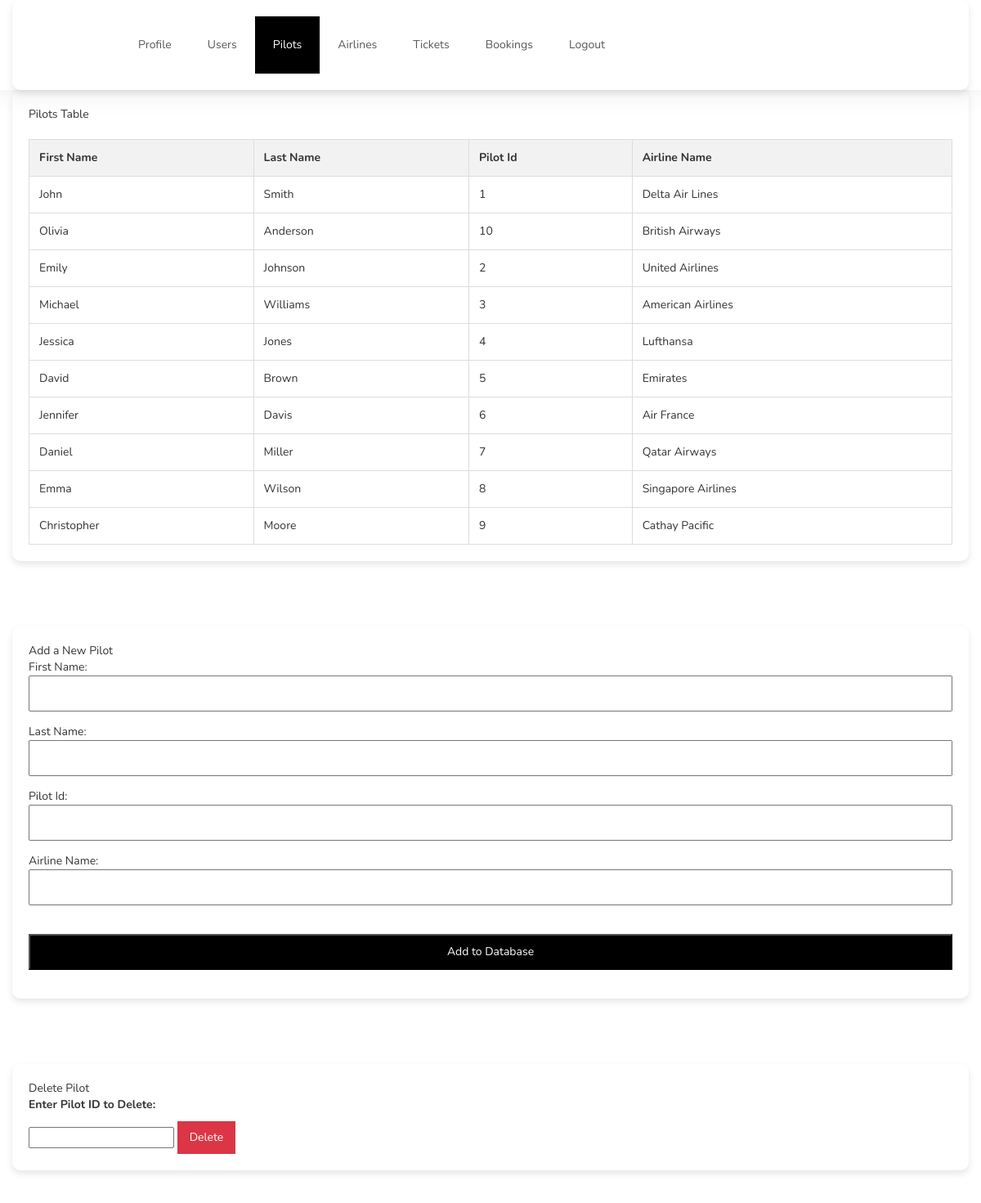
The app's page /airline2/pilot.php with its own data.
### tables this page shows
CREATE TABLE `pilots` (
  `first_name` varchar(30) DEFAULT NULL,
  `last_name` varchar(30) DEFAULT NULL,
  `pilot_id` varchar(30) NOT NULL,
  `airline_name` varchar(30) DEFAULT NULL
);

### airline2/pilot.php (the view, shortened to what this page needs)
<!DOCTYPE html>
<html lang="en">
<head>
    <link rel="stylesheet" href="css/bootstrap.min.css">
    <link rel="stylesheet" href="css/font-awesome.min.css">
    <link rel="stylesheet" href="css/owl.carousel.css">
    <link rel="stylesheet" href="css/owl.theme.default.min.css">
    <link rel="stylesheet" href="css/style.css">
</head>
<body id="top" data-spy="scroll" data-target=".navbar-collapse" data-offset="50">
    <section class="navbar custom-navbar navbar-fixed-top navbar-custom" role="navigation">
        <div class="container">
            <div class="collapse navbar-collapse">
                <ul class="nav navbar-nav navbar-nav-first">
                    <li><a href="admin_home.php">Profile</a></li>
                    <li><a href="users.php">Users</a></li>
                    <li class="active"><a href="pilot.php">Pilots</a></li>
                    <li><a href="airlines.php">Airlines</a></li>
                    <li><a href="admin_tickets.php">Tickets</a></li>
                    <li><a href="booked_flights.php">Bookings</a></li>
                    <li><a href="login.php">Logout</a></li>
                </ul>
            </div>
        </div>
    </section>
    <section id="section1">
        <div class="container">
            <div class="title">Pilots Table</div>
            <?php
            require_once('dbconnect.php');
            $sql = "SELECT * FROM pilots";
            $result = $conn->query($sql);
            if ($result->num_rows > 0) {
                echo "<table><tr><th>First Name</th><th>Last Name</th><th>Pilot Id</th><th>Airline Name</th></tr>";
                while ($row = $result->fetch_assoc()) {
                    echo "<tr><td>" . $row["first_name"] . "</td><td>" . $row["last_name"] . "</td><td>" . $row["pilot_id"] . "</td><td>" . $row["airline_name"] . "</td></tr>";
                }
                echo "</table>";
            } else {
                echo "0 results";
            }
            ?>
        </div>
    </section>
    <section id="section2">
        <div class="container">
            <div class="title">Add a New Pilot</div>
            <form action="insert_pilot.php" class="form_design" method="post">
                First Name: <input type="text" name="first_name"> <br />
                Last Name: <input type="text" name="last_name"> <br />
                Pilot Id: <input type="text" name="pilot_id"> <br />
                Airline Name: <input type="text" name="airline_name"> <br />
                <br />
                <input type="submit" value="Add to Database">
            </form>
        </div>
    </section>
    <section id="section3">
        <div class="container">
            <div class="title">Delete Pilot</div>
            <form action="insert_pilot.php" method="get">
                <label for="pilot_id">Enter Pilot ID to Delete:</label>
                <input type="text" id="pilot_id" name="pilot_id" required>
                <button type="submit">Delete</button>
            </form>
        </div>
    </section>
</body>
</html>

### airline2/css/style.css (style rules this page uses)
body { background: #ffffff; font-family: 'Nunito', sans-serif; overflow-x: hidden; padding-top: 70px; }
html { -webkit-font-smoothing: antialiased; }
a { color: #252525; -webkit-transition: 0.5s; transition: 0.5s; text-decoration: none !important; }
a, input, button, .form-control { -webkit-transition: 0.5s; transition: 0.5s; }
section { position: relative; padding: 100px 0; }
.custom-navbar { background: #ffffff; border-top: 5px solid #29ca8e; border-bottom: 0; -webkit-box-shadow: 0 1px 30px rgba(0, 0, 0, 0.1); -moz-box-shadow: 0 1px 30px rgba(0, 0, 0, 0.1); box-shadow: 0 1px 30px rgba(0, 0, 0, 0.1); padding: 12px 0; margin-bottom: 0; padding: 0; }
.custom-navbar .navbar-nav.navbar-nav-first { margin-left: 8em; }
.custom-navbar .nav li a { line-height: 40px; color: #575757; padding-right: 22px; padding-left: 22px; }
.custom-navbar .nav li.active > a { background-color: #29ca8e; color: #ffffff; }
section, .section-background .item, .section-background .courses-thumb, .section-background .team-thumb, main > section:nth-child(even) .item, main > section:nth-child(even) .courses-thumb, main > section:nth-child(even) .team-thumb, main > section { background: #fff; }

### airline2/pilot.php (style rules this page uses)
body { background-color: #f8f9fa; color: #333; }
section { padding: 40px 0; }
table { width: 100%; border-collapse: collapse; margin-top: 20px; }
th, td { border: 1px solid #dddddd; text-align: left; padding: 12px; }
th { background-color: #f2f2f2; }
.container { background-color: #ffffff; border-radius: 10px; box-shadow: 0 4px 8px rgba(0, 0, 0, 0.1); padding: 20px; }
.form_design input { width: 100%; padding: 10px; margin-bottom: 15px; }
.form_design input[type="submit"] { background-color: #000; color: #fff; cursor: pointer; }
label { display: block; margin-bottom: 10px; }
button { background-color: #dc3545; color: #fff; border: none; padding: 10px 15px; cursor: pointer; }
.navbar-custom .navbar-nav-first>li>a:hover, .navbar-custom .navbar-nav-first>li.active>a { color: #fff !important; background-color: #000 !important; }
.navbar-custom { border-color: #000 !important; border: none !important; }

### records on screen
pilots: first_name "John", last_name "Smith", pilot_id "1", airline_name "Delta Air Lines"
pilots: first_name "Olivia", last_name "Anderson", pilot_id "10", airline_name "British Airways"
pilots: first_name "Emily", last_name "Johnson", pilot_id "2", airline_name "United Airlines"
pilots: first_name "Michael", last_name "Williams", pilot_id "3", airline_name "American Airlines"
pilots: first_name "Jessica", last_name "Jones", pilot_id "4", airline_name "Lufthansa"
pilots: first_name "David", last_name "Brown", pilot_id "5", airline_name "Emirates"
pilots: first_name "Jennifer", last_name "Davis", pilot_id "6", airline_name "Air France"
pilots: first_name "Daniel", last_name "Miller", pilot_id "7", airline_name "Qatar Airways"
pilots: first_name "Emma", last_name "Wilson", pilot_id "8", airline_name "Singapore Airlines"
pilots: first_name "Christopher", last_name "Moore", pilot_id "9", airline_name "Cathay Pacific"
